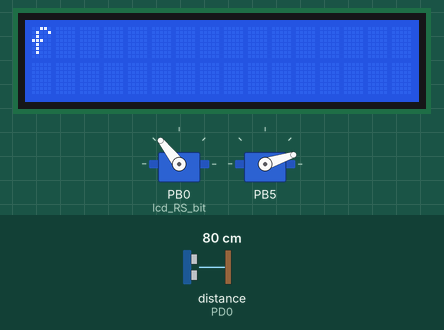
Simulated run of this program. Board: ATmega2560, built with avr-gcc and emulated at 16 MHz. Shown: 16×2 character LCD, 2 × servo. Wiring (inferred from the names in the program): ultrasonic range finder: trigger PA1; echo PD0; character LCD (HD44780): RS PA3; E PA4; data PA0, PA5, PA2, PA6; servo: signal PB0. The inputs (shaded band) are chosen by the test bench; at power-on: distance to the obstacle (sensor on PD0) 80 cm. The echo pulse lasts 58.3 µs per cm; servo pulses on a pin are drawn as a servo (544–2400 µs = 0–180°).

Above: at 1.2 s.
1.3 s: distance to the obstacle (sensor on PD0) set to 153 cm
At 1.67 s:
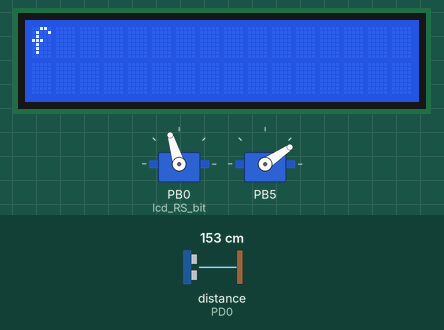
3.9 s: distance to the obstacle (sensor on PD0) set to 18 cm
At 4.71 s:
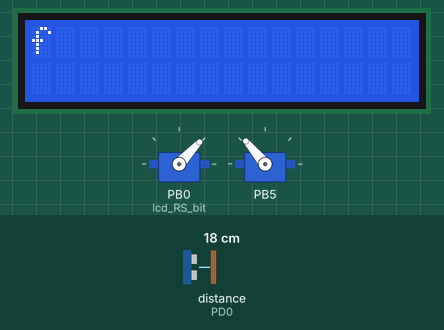
6.4 s: distance to the obstacle (sensor on PD0) set to 250 cm
8.8 s: distance to the obstacle (sensor on PD0) set to 120 cm
11.3 s: distance to the obstacle (sensor on PD0) set to 299 cm
At 14.6 s:
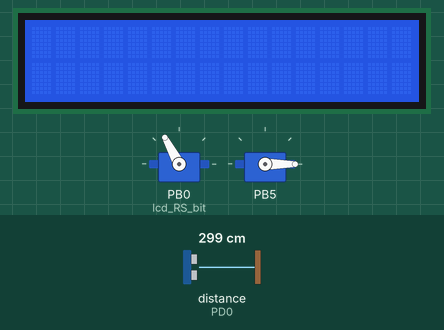
Timing chart, 0 to 22.0 s (numbered marks = the images above; inputs shaded):
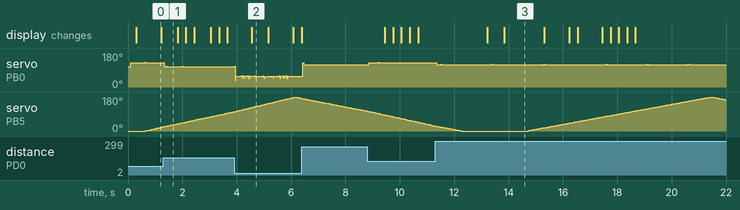

The program:

main.c
```c
/*
 * Proyecto SONAR
 *
 * Created: 12/7/2020 7:20:46 PM
 * Author : Tomás Tavella y Benjamin Gubkien
 *
 * Outputs: 	PortL 1 (Pin 48) para mandar el pulso al sensor (Trigger).
 * 	    		PortB 5 (Pin 11, OC1A) para mandar la PWM que maneja el servo.
 *				PortA 0 - PortA 7 (Pin 22 - Pin 29) para D0 - D7 del display (definido en hardware_const.h).
 *				PortB 0 (Pin 53) para el Register Select (RS) del display.
 *				PortB 1 (Pin 52) para el Enable (E) del display.
				GND para el Register Write (RW).
 *
 * Inputs:  	PortD 0 (Pin 21, INT0) para recibir el pulso de echo del sensor (Echo).
 *
 * Timers:	Timer 0 (8 bits) en modo Fast PWM con overflow en TOP = OCR0A, para medir periodos de 5 us del pulso de Echo.
 *			Timer 1 (16 bits) en modo PWM PFC para controlar el servo.
 *			Timer 3 (16 bits) en modo Fast PWM con overflow en TOP = ICR3 para contar tiempo entre pulsos mandados al sensor.
 *
 */

#include "sonar.h"
#include "lcd.h"
#include <avr/io.h>
#include <avr/interrupt.h>
#include <util/delay.h>

volatile unsigned int flag_sensor;					// Flag que se setea al terminar el pulso de eco, y se resetea luego de escribir en pantalla.
unsigned int count_5us;						// Variable contador que lleva la cuenta de las iteraciones del Timer 0 de 5us.

int main(void)
{
	sonar_setup();																			// Setea los timers, interrupts y al display.
	lcd_setup();																			// Setea el display LCD.
	sei();																					// Activa las interrupciones globales.

	while (1)
	{
		for(OCR1A = servo_0deg; OCR1A <= servo_180deg; OCR1A += servo_paso){				// Rotación del servo, aumentando OCR1A con t_paso, cada 'ms_servo' milisegundos.
			if (flag_sensor == 0){															// Si el flag está bajo...
				_delay_ms(delay_servo_ms);													// Sólo se realiza el delay para el servo.
			}else{
				process_param(count_5us, OCR1A);											// Si el flag está alto, procesa los parámetros de distancia y ángulo y los escribe en el display.
				flag_sensor = 0;															// Resetea la flag del sensor.
				count_5us = 0;																// Resetea el contador de iteraciones.
			}
		}
		for( OCR1A = servo_180deg; OCR1A >= servo_0deg; OCR1A -= servo_paso){				// Rotación del servo en el otro sentido, decrementando OCR1A con t_paso, cada 'ms_servo' milisegundos.
			if (flag_sensor == 0){															// Condicional con el mismo comportamiento que el primer loop.
				_delay_ms(delay_servo_ms);
			}else{
				process_param(count_5us, OCR1A);
				flag_sensor = 0;
				count_5us = 0;
			}
		}

	}
}

/*============================== INTERRUPCIONES ======================*/

/*
  Nombre:		TIMER3_OVF_vect
  Fuente:		Flag de overflow del Timer 3.
  Propósito:	Mandar un nuevo pulso al sensor luego de pasar un cierto tiempo (200ms en este caso).
*/

ISR(TIMER3_OVF_vect){					// Vector de interrupcion del overflow del timer 3
	trigger_pulse();					// Activa el sensor de ultrasonido para enviar un pulso.
}

/*...........................................................................*/

/*
  Nombre:		TIMER0_OVF_vect
  Fuente:		Flag de overflow del Timer 0 (8 bits).
  Propósito:	Contar intervalos de 5us de duracion mientras el pin de Echo del sensor este en alto.
*/

ISR(TIMER0_OVF_vect){
	count_5us++;						// Aumenta un contador que lleva la cuenta de cuantos intervalos de 5us pasaron.
}

/*...........................................................................*/

/*
  Nombre:		INT0_vect
  Fuente:		Interrupcion externa 0 del PIND0 (Pin 21 del Arduino).
  Propósito:	Activar y desactivar el Timer 0 cuando llega el flaco de subida y
				bajada de Echo, respectivamente.
*/

ISR(INT0_vect){
	if (PIND & (1 << PIND0)){				// Chequea que el PIND0 (Echo del sensor) esté en alto.
		TCCR0B |= (1 << CS00);				// Si se cumple, activa el Timer 0 que cuenta de a 5us.
	}else{
		TCCR0B &= ~(1 << CS00);				// Caso contrario, al llegar al flanco de bajada del pulso, apaga el timer
		flag_sensor = 1;					// Sube la flag.
	}
}
```

hardware_const.h
```c
/*============================== DISPLAY LCD ======================*/

// Puertos a utilizar.
#define lcd_D7_port     PORTA                   // D7.
#define lcd_D7_bit      PA7
#define lcd_D7_ddr      DDRA

#define lcd_D6_port     PORTA                   // D6.
#define lcd_D6_bit      PA6
#define lcd_D6_ddr      DDRA

#define lcd_D5_port     PORTA                   // D5.
#define lcd_D5_bit      PA5
#define lcd_D5_ddr      DDRA

#define lcd_D4_port     PORTA                   // D4.
#define lcd_D4_bit      PA4
#define lcd_D4_ddr      DDRA

#define lcd_D3_port     PORTA                   // D3.
#define lcd_D3_bit      PA3
#define lcd_D3_ddr      DDRA

#define lcd_D2_port     PORTA                   // D2.
#define lcd_D2_bit      PA2
#define lcd_D2_ddr      DDRA

#define lcd_D1_port     PORTA                   // D1.
#define lcd_D1_bit      PA1
#define lcd_D1_ddr      DDRA

#define lcd_D0_port     PORTA                   // D0.
#define lcd_D0_bit      PA0
#define lcd_D0_ddr      DDRA

#define lcd_E_port      PORTB                   // ENABLE.
#define lcd_E_bit       PB1
#define lcd_E_ddr       DDRB

#define lcd_RS_port     PORTB                   // REGISTER SELECT.
#define lcd_RS_bit      PB0
#define lcd_RS_ddr      DDRB

// Información del display LCD.
#define lcd_line_one     0x00                    // Inicio de la primer línea.
#define lcd_line_two     0x40                    // Inicio de la segunda línea.

// Instrucciones del display LCD.
#define lcd_clear           0b00000001          // Limpia el display.
#define lcd_home            0b00000010          // Vuelve el cursor al origen.
#define lcd_entrymode       0b00000110          // Desplaza al curso de izquierda a derecha al leer/escribir.
#define lcd_off             0b00001000          // Apaga el display.
#define lcd_on              0b00001100          // Prende el display sin titilación del cursor.
#define lcd_reset           0b00110000          // Resetea el LCD.
#define lcd_set             0b00111000          // Datos de 8 bit, display de 2 líneas, font de 5x7.
#define lcd_set_cursor      0b10000000          // Establece la posición del cursor
```

sonar.c
```c
#include "sonar.h"
#include "lcd.h"

/*============================== FUNCIONES ======================*/

/*
  Nombre:     sonar_setup
  Propósito:  Setea los timers necesarios, los pines de I/O usados, y los modos de bajo consumo.
  Inputs:     Ninguno.
  Outputs:    Ninguno.
*/

void sonar_setup(void){

	// Timer 0 para contar tiempo entre pulsos (Fast PWM). 					// Setea el Timer 0 (8 bits) para contar intervalos de 5us
	TCCR0A |= (1 << WGM01) | (1 << WGM00);									// para medir el tiempo del sensor
	TCCR0B |= (1 << WGM02);													// WGM0 2:0 para modo Fast PWM con overflow en OCR0A.
	TIMSK0 |= (1 << TOIE3);													// Activa el interrupt por overflow.
	OCR0A = 80;																// Si OCR0A = 80  ==>  T_timer0 = OCR0A/16MHz = 80/16MHz = 5us.

	// Timer 1 para la onda PWM P&FC del servo.
	TCCR1A |= (1 << COM1A1);												// Limpia OCR1A para upcounting en compare match y setea 0CR1A para downcounting en compare match.
	TCCR1B |= (1 << WGM13) | (1 << CS11);									// WGM1 3:0 (bits 3 y 2 en TCCR1B y 1 y 0 en TCCR1A) en 0b1000 para modo PFCPWM con TOP = ICR1, y prescaler de 8.
	DDRB |= (1 << DDB5);													// Port B5 (Pin 11, OC1A) como salida.
	ICR1 = 20000;															// Si ICR1 = 40000  ==>  T_timer1 = ICR1/(16/8)MHz = 40000/2MHz = 20ms de periodo.

	// Timer 3 para contar el tiempo entre pulsos del sensor de ultrasonido.
	TCCR3A |= (1 << WGM31);													// Modo Fast PWM con overflow en TOP = ICR3.
	TCCR3B |= (1 << WGM33) | (1 << WGM32) | (1 << CS31) | (1 << CS30);		// Prescaler de 64.
	TIMSK3 |= (1 << TOIE3);													// Activa la interrupción por overflow.
	ICR3 = 25000;															// Si ICR3 = 25000  ==>  T_timer3 = ICR3/(16/64)MHz = 25000/0.25MHz = 100ms de período.
	DDRL |= (1 << PL1);														// Setea el PortL 1 como salida para el pulso del sensor (Pin 48).

	//Interrupt 0 para el eco del sensor de ultrasonido.
	EICRA |= (1 << ISC00);													// Interrupt en cualquier flanco (para que detecte el flanco de subida y luego el de bajada del eco).
	EIMSK |= (1 << INT0);													// Activa el interrupt externo.

	// Modos de bajo consumo (PRR0 y PRR1).
	PRR0 |= (1 << PRTWI) | (1 << PRSPI) | (1 << PRUSART0) | (1 << PRADC);	// Desactiva TWI, SPI, el ADC y los USART.
	PRR1 |= (1 << PRUSART3) | (1 << PRUSART2) | (1 << PRUSART1);
}


/*...........................................................................*/

/*
  Nombre:     process_param
  Propósito:  Calcular la distancia que mide el sensor y el ángulo en el que se encuentra,
			  y escribir en el display LCD.
  Inputs:     count_5us, la cantidad de iteraciones del contador de Timer 0 de 5us durante el pulso de eco.
			  sonar_echo_width, el valor de OCR1A que determina el ancho de pulso para el ángulo del servo.
  Outputs:    Ninguno.
*/

void process_param(unsigned int count_5us, unsigned int sonar_echo_width){

	unsigned int dist_cm = (5*count_5us)/55;									// Cálculo de la distancia en centímetros del objeto detectado.
	unsigned int angulo = (sonar_echo_width - (servo_0deg))*0.088;				// Cálculo del ángulo en el que se encuentra el servo.

	char string_angulo[16] = "Angulo  ";										// Definicion de una string con la palabra "Angulo"
	char angulo_char[3];														// Definicion del string que contendra el numero

	strcat(string_angulo,itoa(angulo,angulo_char,10));							// Concatenacion de la palabra angulo y el numero (funcion strcat()). Se pasa a string el numero con la funcion itoa()
	strcat(string_angulo," deg  ");												// Se agrega "deg" al final para indicar unidades

	lcd_write_string(string_angulo);

	write_dist(dist_cm);													// Escritura de la distancia en el display.
}

/*...........................................................................*/

/*
  Nombre:     trigger_pulse
  Propósito:  Hacer que el sensor envíe un pulso y activa el timer.
  Inputs:     Ninguno.
  Outputs:    Ninguno.
*/

void trigger_pulse(void){
	PORTL |= (1 << PL1);				// Envio del pulso de 10us al sensor.
	_delay_us(10);
	PORTL &= ~(1 << PL1);
}

/*...........................................................................*/

/*
  Nombre:     write_dist
  Propósito:  Manipular a la distancia calculada en un string para escribirlo en el display LCD.
  Inputs:     dist_cm, distancia calculada en centímetros.
  Outputs:    Ninguno.
*/

void write_dist(unsigned int dist_cm){
	char string_dist[16] = "Dist. ";										// Define el string que contiene la palabra 'Dist.:'.
	char dist_char[3];

	lcd_write_instr(lcd_set_cursor | lcd_line_two);							// Mueve el cursor a la segunda línea.

	if(dist_cm <= 80) {														// Si el objeto se encuentra a menos de 80 cm
		strcat(string_dist,"  ");											// Se escribe la distancia en pantalla, de la misma manera que el angulo
		strcat(string_dist,itoa(dist_cm,dist_char,10));
		strcat(string_dist," cm    ");
		lcd_write_string(string_dist);
	} else if (dist_cm > 80 && dist_cm <= 150) {							// Si el objeto se encuentra a mas de 80 cm
		lcd_write_string("DDist. > 80 cm ");								// Escribe una cota en el display. Se escribe DDist, porque la primera D no se escribe
	} else {
		lcd_write_string("DDist.          ");								// Si el objeto se encuentra a mas de 150 cm, no se escribe ninguna distancia
	}

	lcd_write_instr(lcd_home);												// Mueve el cursor al principio de la primera linea.
}
```

sonar.h
```c
#define F_CPU 16000000UL
#define servo_0deg 350
#define servo_180deg 2400
#define servo_paso 5
#define delay_servo_ms 25

#include <avr/io.h>
#include <util/delay.h>
#include <string.h>
#include <stdlib.h>

// Headers de las funciones.

void sonar_setup(void);
void trigger_pulse(void);
void process_param(unsigned int, unsigned int);
void write_dist(unsigned int dist_cm);
```

lcd.c
```c
#include "lcd.h"

/*============================== FUNCIONES ======================*/

/*
  Nombre:     lcd_setup
  Propósito:  Inicializar el display LCD para una interfaz de 8 bit.
  Inputs:     Ninguno.
  Outputs:    Ninguno.
*/

void lcd_setup(void)
{
	DDRA = 0xFF;							// Setea el PortA de D0:D7 como salida
	DDRB |= (1 << PB0) | (1 << PB1);		// Setea Enable y Register Select como salida.

// Delay de encendido.
    _delay_ms(40);

// Reset del controlador del display LCD.

    lcd_write_instr(lcd_reset);
    _delay_us(40);

// Configuración del display LED.
    lcd_write_instr(lcd_set);				// Setea el modo, la cantidad de líneas y font.
    _delay_us(40);

// Rutina de inicialización (chequear después).

    lcd_write_instr(lcd_off);				// Apaga el display.
    _delay_us(40);

    lcd_write_instr(lcd_clear);            // Limpia la RAM del display.
    _delay_ms(2);

    lcd_write_instr(lcd_entrymode);        // Setea el comportamiento del cursor.
    _delay_us(40);

    lcd_write_instr(lcd_on);			   // Prende el display.
    _delay_us(40);
}

/*...........................................................................*/

/*
  Nombre:     lcd_write_string
  Propósito:  Mostrar un string en el display LCD.
  Inputs:     "texto" es el string que se representará en el display.
  Outputs:    Ninguno.
*/

void lcd_write_string(uint8_t texto[])
{
    volatile int i = 0;
    while (texto[i] != 0)
    {
        lcd_write_char(texto[i]);
        i++;
        _delay_us(40);
    }
}

/*...........................................................................*/

/*
  Nombre:     lcd_write_char
  Propósito:  Envía un byte de información al registro de datos del display LCD.
  Inputs:     "datos" es la información a enviar al registro.
  Outputs:    Ninguno.
*/

void lcd_write_char(uint8_t datos)
{
    lcd_RS_port |= (1<<lcd_RS_bit);                 // Selecciona el registro de datos.
    lcd_E_port &= ~(1<<lcd_E_bit);                  // 'Enable' debe estar en bajo.
    lcd_write(datos);								// Escribe los datos.
}

/*...........................................................................*/

/*
  Nombre:     lcd_write_instr
  Propósito:  Envía un byte de información al registro de instrucciones del display LCD.
  Inputs:     "instrucciones" es la información a enviar al registro.
  Outputs:    Ninguno.
*/

void lcd_write_instr(uint8_t instrucciones)
{
    lcd_RS_port &= ~(1<<lcd_RS_bit);               // Selecciona al registro de instrucciones.
    lcd_E_port &= ~(1<<lcd_E_bit);                 // 'Enable' debe estar en bajo.
    lcd_write(instrucciones);                      // Escribe las instrucciones.
}

/*...........................................................................
  Nombre:     lcd_write
  Propósito:  Envío un byte de información al módulo del LCD.
  Inputs:     "info" es la información a enviar al registro del LCD.
  Outputs:    Ninguno.
*/
void lcd_write(uint8_t info)
{
    lcd_D7_port &= ~(1<<lcd_D7_bit);                        // Asume que el dato es '0'.
    if (info & 1<<7) lcd_D7_port |= (1<<lcd_D7_bit);        // Fuerza que el dato sea '1' si es necesario.

    lcd_D6_port &= ~(1<<lcd_D6_bit);                        // Repite para todos los otros bits.
    if (info & 1<<6) lcd_D6_port |= (1<<lcd_D6_bit);

    lcd_D5_port &= ~(1<<lcd_D5_bit);
    if (info & 1<<5) lcd_D5_port |= (1<<lcd_D5_bit);

    lcd_D4_port &= ~(1<<lcd_D4_bit);
    if (info & 1<<4) lcd_D4_port |= (1<<lcd_D4_bit);

    lcd_D3_port &= ~(1<<lcd_D3_bit);
    if (info & 1<<3) lcd_D3_port |= (1<<lcd_D3_bit);

    lcd_D2_port &= ~(1<<lcd_D2_bit);
    if (info & 1<<2) lcd_D2_port |= (1<<lcd_D2_bit);

    lcd_D1_port &= ~(1<<lcd_D1_bit);
    if (info & 1<<1) lcd_D1_port |= (1<<lcd_D1_bit);

    lcd_D0_port &= ~(1<<lcd_D0_bit);
    if (info & 1<<0) lcd_D0_port |= (1<<lcd_D0_bit);

// Escribe los datos.

    lcd_E_port |= (1<<lcd_E_bit);						  // Pone a E en alto para escribir los datos.
    _delay_us(1);
    lcd_E_port &= ~(1<<lcd_E_bit);						  // Baja a E de vuelta.
    _delay_us(1);
}
```

lcd.h
```c
#define F_CPU 16000000UL

#include <avr/io.h>
#include <util/delay.h>
#include "hardware_const.h"

// Headers de las funciones.

void lcd_write(uint8_t);
void lcd_write_instr(uint8_t);
void lcd_write_char(uint8_t);
void lcd_write_string(uint8_t *);
void lcd_setup(void);
```

Measured:
- after the input at 1.3 s, servo on PB0 (lcd_RS_bit): 128° → 107° at once
